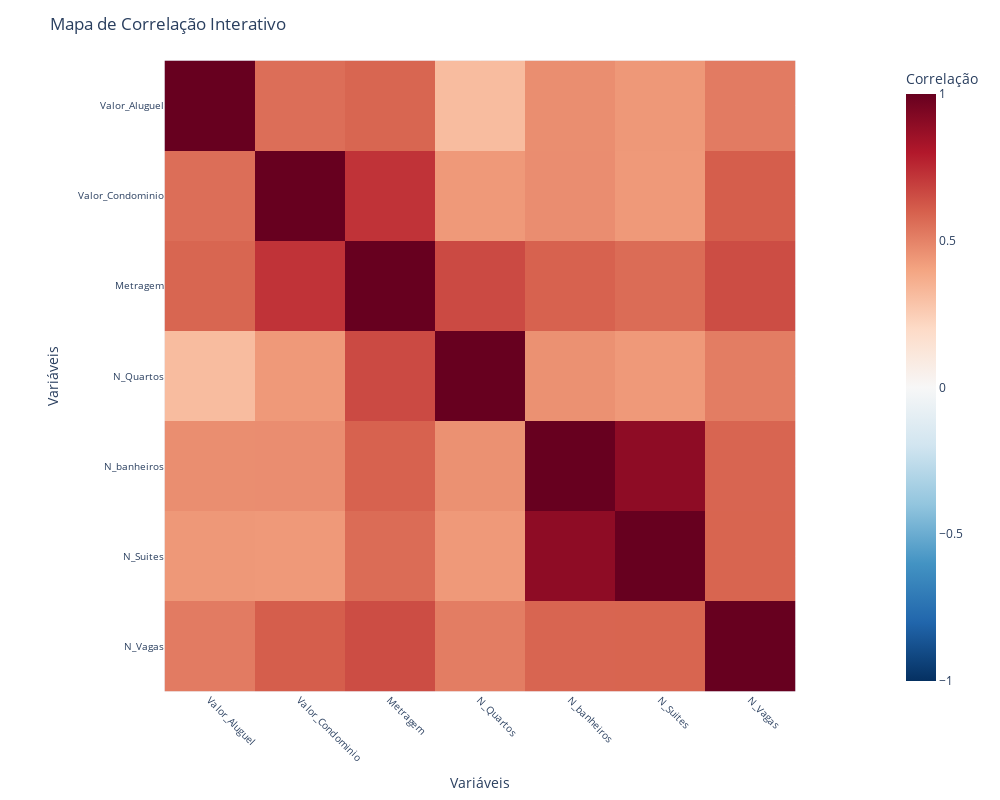

This figure's notebook cell:
### Markdown cell above
# 3 - Realize a terceira etapa de pré processamento dos dados.

A) Comece pela correlação, que sabemos ser uma parte importante para nosso pré processamento e análise. Plote o gráfico ou a tabela e indique as variáveis que te parecem mais "fortes" na correlação para nosso modelo.

### Code cell
#Seu código aqui

corr = df_sem_outliers.corr(numeric_only=True)

# Plotando com plotly
fig = px.imshow(
    corr.values,
    labels=dict(x="Variáveis", y="Variáveis", color="Correlação"),
    x=corr.columns,
    y=corr.columns,
    color_continuous_scale='RdBu_r',
    zmin=-1, zmax=1
)

# Ajustes de layout
fig.update_layout(
    title='Mapa de Correlação Interativo',
    width=1000,
    height=800,
    xaxis=dict(tickangle=45, tickfont=dict(size=10)),
    yaxis=dict(tickfont=dict(size=10))
)

fig.show()

### Figure 1 — Plotly figure (JSON) as saved in the notebook; plotly's stock layout.template omitted (floating-point values rounded to 4 significant figures)
{"data": [{"coloraxis": "coloraxis", "hovertemplate": "Variáveis: %{x}<br>Variáveis: %{y}<br>Correlação: %{z}<extra></extra>", "name": "0", "type": "heatmap", "x": ["Valor_Aluguel", "Valor_Condominio", "Metragem", "N_Quartos", "N_banheiros", "N_Suites", "N_Vagas"], "xaxis": "x", "y": ["Valor_Aluguel", "Valor_Condominio", "Metragem", "N_Quartos", "N_banheiros", "N_Suites", "N_Vagas"], "yaxis": "y", "z": [[1.0, 0.5596, 0.5834, 0.3152, 0.4677, 0.4378, 0.5213], [0.5596, 1.0, 0.7241, 0.4343, 0.4693, 0.4342, 0.6046], [0.5834, 0.7241, 1.0, 0.6612, 0.5943, 0.5655, 0.6539], [0.3152, 0.4343, 0.6612, 1.0, 0.4589, 0.4356, 0.5165], [0.4677, 0.4693, 0.5943, 0.4589, 1.0, 0.896, 0.5848], [0.4378, 0.4342, 0.5655, 0.4356, 0.896, 1.0, 0.5868], [0.5213, 0.6046, 0.6539, 0.5165, 0.5848, 0.5868, 1.0]]}], "layout": {"coloraxis": {"cmax": 1, "cmin": -1, "colorbar": {"title": {"text": "Correlação"}}, "colorscale": [[0, "rgb(5,48,97)"], [0.1, "rgb(33,102,172)"], [0.2, "rgb(67,147,195)"], [0.3, "rgb(146,197,222)"], [0.4, "rgb(209,229,240)"], [0.5, "rgb(247,247,247)"], [0.6, "rgb(253,219,199)"], [0.7, "rgb(244,165,130)"], [0.8, "rgb(214,96,77)"], [0.9, "rgb(178,24,43)"], [1, "rgb(103,0,31)"]]}, "height": 800, "margin": {"t": 60}, "title": {"text": "Mapa de Correlação Interativo"}, "width": 1000, "xaxis": {"anchor": "y", "constrain": "domain", "domain": [0, 1], "scaleanchor": "y", "tickangle": 45, "tickfont": {"size": 10}, "title": {"text": "Variáveis"}}, "yaxis": {"anchor": "x", "autorange": "reversed", "constrain": "domain", "domain": [0, 1], "tickfont": {"size": 10}, "title": {"text": "Variáveis"}}}}
